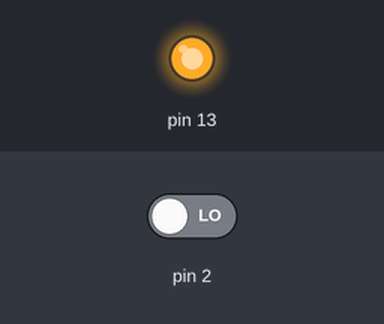
Simulated run of this sketch. Board: Arduino Uno, built with avr-gcc and run on an emulated ATmega328P. Parts: output pins drawn as LEDs (lit = HIGH). Dashed ring = blinking. Inputs (shaded band) come from the test bench; at power-on: pin 2 LOW. What the sketch prints to the serial monitor is not drawn.

Above: at 1.2 s.
1.3 s: pin 2 driven HIGH
At 1.9 s:
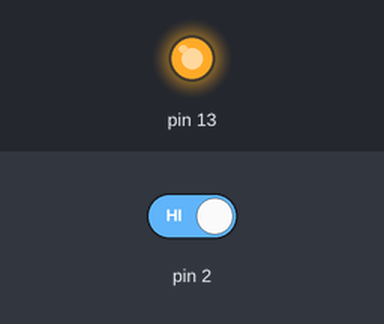
2.8 s: pin 2 driven LOW
At 3.72 s:
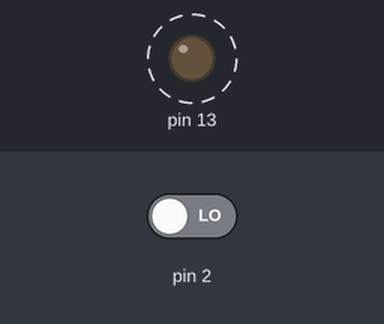
Timing chart, 0 to 11.8 s (numbered marks = the images above; inputs shaded):
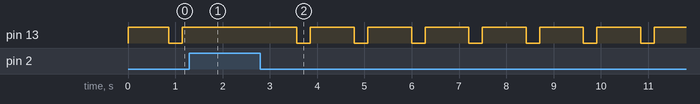

The sketch:

buttonPressedCounterIncreased.ino
```cpp
uint8_t count = 0;

void setup() {
  // put your setup code here, to run once:
DDRD &= ~(1<<PD2); // set port pin as input
DDRB |= (1<<PB5); //set port pin as output
Serial.begin(9600);
}

void loop() {
  // put your main code here, to run repeatedly:
if(PIND & (1<<PIND2)) // set pind2 to logic 1 and check for logic high
{

}
else
{
  count++; //when switch is pressed
}
if(count <200 )
{
  Serial.println(count);
  PORTB |= (1<<PB5);

}
else if (count>200)
{
  Serial.println(count);
  PORTB &= ~(1<<PB5);
}
}
```

Measured:
- after the input at 1.3 s, pin 13: stays HIGH (without the input it goes to LOW after 0.77 s)
- after the input at 2.8 s, pin 13: alternates HIGH for 0.93 s and LOW for 0.28 s, starting after 0.77 s
